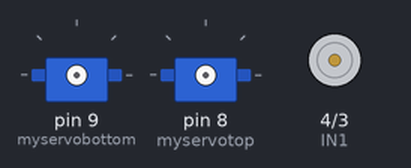
Recording of a sketch running on a simulated Arduino Uno, built with avr-gcc and run on an emulated ATmega328P. Shown: 2 × servo, motor-driver pin pairs drawn as motors (green arrow = first pin HIGH = forward, orange = second pin HIGH = backward, longer = more drive).

Above: at 0.1 s.
At 9.4 s:
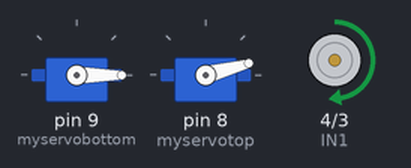
At 12.3 s:
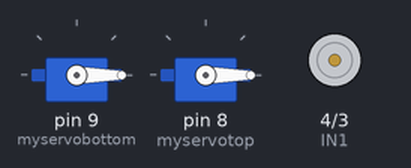
At 17.09 s:
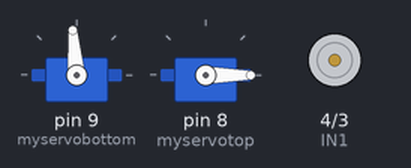
At 21.8 s:
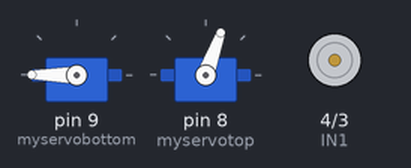
At 37.0 s:
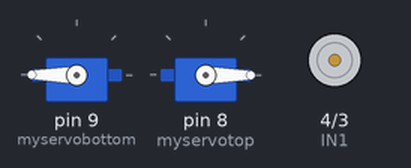
Timing chart, 0 to 40.0 s (numbered marks = the images above):
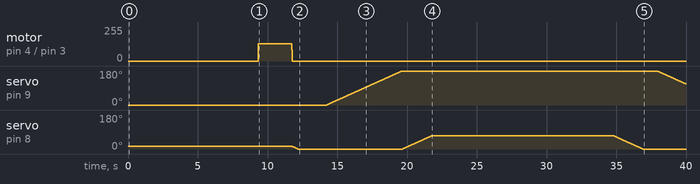

The sketch:

motor_servo_control.ino
```cpp
#define IN1 4
#define IN2 3

#define IN3 5
#define IN4 6

#include <Servo.h>

Servo myservotop;
Servo myservobottom;
int pos = 0;
int i = 0;

void setup() {
    pinMode(IN1, OUTPUT);
    pinMode(IN2, OUTPUT);
    pinMode(11, OUTPUT); // LED indicator

    // Blink LED 3 times
    for (int j = 0; j < 3; j++) {
        digitalWrite(11, HIGH);
        delay(200);
        pinMode(11, INPUT);
        delay(500);
        pinMode(11, OUTPUT);
    }

    // 4th longer blink
    digitalWrite(11, HIGH);
    delay(1000);
    pinMode(11, INPUT);
    delay(200);

    // Attach servos and set initial positions
    myservobottom.attach(9);
    myservotop.attach(8);
    myservobottom.write(0);
    myservotop.write(15);
    delay(1000);
}

void loop() {
    delay(5000);

    // Move motor forward for a short duration
    while (i < 1200) {
        digitalWrite(IN1, HIGH);
        digitalWrite(IN2, LOW);
        delay(1);

        digitalWrite(IN1, LOW);
        digitalWrite(IN2, LOW);
        delay(1);
        i++;
    }

    // Move top servo to 0 degrees
    for (pos = 15; pos >= 0; pos--) {
        myservotop.write(pos);
        delay(30);
    }

    delay(2000);

    // Move bottom servo to 180 degrees
    for (pos = 0; pos <= 180; pos++) {
        myservobottom.write(pos);
        delay(30);
    }

    // Move top servo to 70 degrees
    for (pos = 0; pos <= 70; pos++) {
        myservotop.write(pos);
        delay(30);
    }

    delay(2000);

    // Move second motor forward for 1 second
    digitalWrite(IN3, HIGH);
    digitalWrite(IN4, LOW);
    delay(1000);
    digitalWrite(IN3, LOW);
    digitalWrite(IN4, LOW);
    delay(10000);

    // Move top servo back to 0 degrees
    for (pos = 70; pos >= 0; pos--) {
        myservotop.write(pos);
        delay(30);
    }

    delay(1000);

    // Move bottom servo back to 0 degrees
    for (pos = 180; pos >= 0; pos--) {
        myservobottom.write(pos);
        delay(30);
    }

    delay(2000);

    // Move second motor in reverse for a short duration
    digitalWrite(IN3, LOW);
    digitalWrite(IN4, HIGH);
    delay(300);
    digitalWrite(IN3, LOW);
    digitalWrite(IN4, LOW);

    // Move top servo back to 15 degrees
    for (pos = 0; pos <= 15; pos++) {
        myservotop.write(pos);
        delay(30);
    }

    delay(10000);

    i = 0; // Reset counter
}
```

Measured:
- by itself, motor on pin 4 (IN1) / pin 3 (IN2): stopped → forward 129/255 at 9.3 s, → stopped 2.4 s later
- by itself, servo on pin 9 (myservobottom): rises from 0° to 180° in 5.4 s, then falls to 112° in 20.3 s
